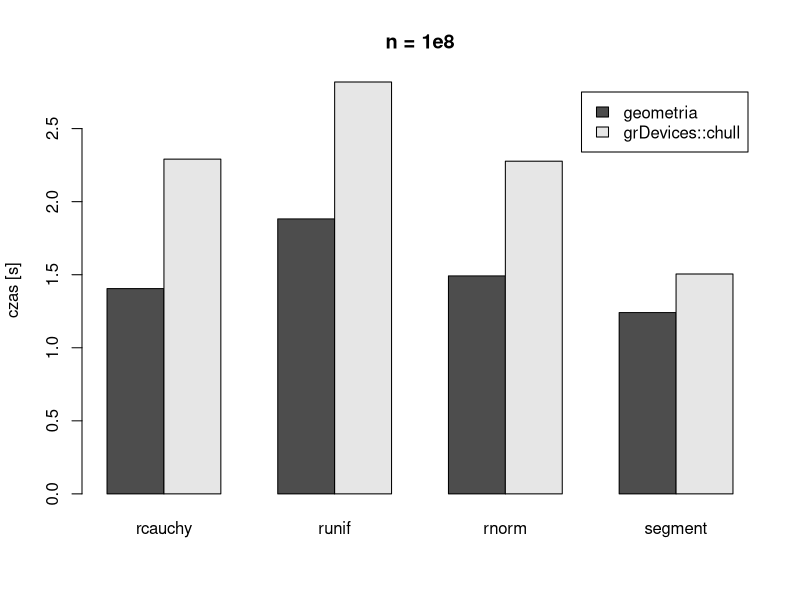

Generate this figure with R:
## ---- chunk 1
library(knitr)
results <- data.frame(
  Rozkład = c("rcauchy", "runif", "rnorm", "segment"),
  geometria = c(1.405, 1.882, 1.492, 1.241),
  base_chull = c(2.291, 2.819, 2.277, 1.505)
)
## ---- chunk 2
barplot(rbind(results$geometria, results$base_chull),
        beside=TRUE, names.arg=results$Rozkład,
        legend.text=c("geometria", "grDevices::chull"),
        ylab="czas [s]", main="n = 1e8")
